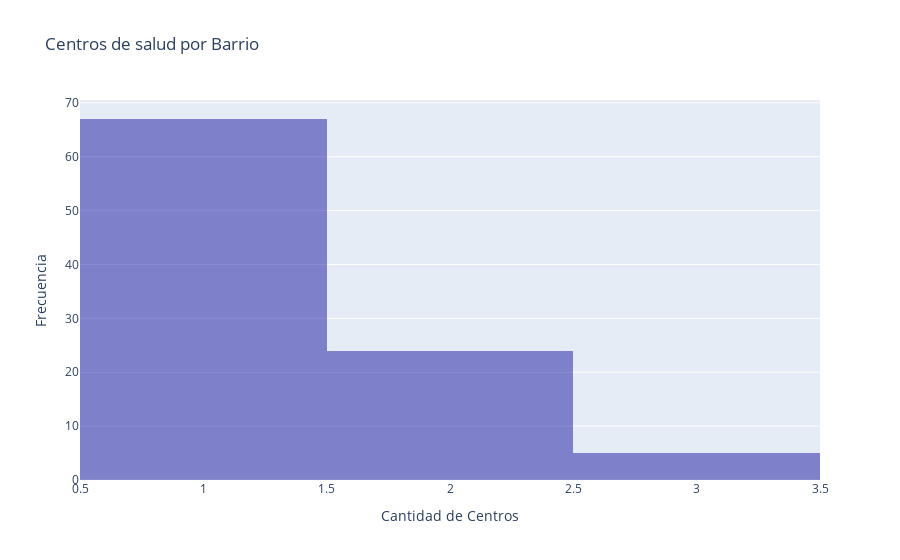

Notebook code cell kept with this figure:
### Code cell
#Dibujamos el histograma para ver la frecuencia de los valores
trace1 = go.Histogram(x = cant_centros_barrio['Cant_Centros_de_Salud'],
                     opacity = 0.75,
                     name = 'Centros de Salud por Barrio',
                     marker = dict(color = 'rgba(0,0,150,0.6)'))


data = [trace1]
layout = go.Layout(barmode='overlay',
                   title= 'Centros de salud por Barrio',
                   xaxis=dict(title='Cantidad de Centros '),
                   yaxis=dict( title='Frecuencia'),
)
fig = go.Figure(data=data, layout=layout)
iplot(fig)

### Figure 1 — Plotly figure (JSON) as saved in the notebook; plotly's stock layout.template omitted (floating-point values rounded to 4 significant figures)
{"data": [{"marker": {"color": "rgba(0,0,150,0.6)"}, "name": "Centros de Salud por Barrio", "opacity": 0.75, "type": "histogram", "x": [1, 1, 1, 2, 1, 2, 1, 1, 1, 2, 1, 1, 1, 1, 1, 2, 1, 1, 1, 1, 1, 1, 2, 1, 2, 2, 1, 1, 2, 1, 1, 1, 3, 1, 1, 1, 1, 2, 1, 2, 2, 1, 2, 1, 2, 2, 1, 3, 1, 3, 2, 1, 2, 1, 2, 1, 1, 1, 1, 2, 3, 2, 3, 2, 1, 1, 1, 1, 1, 2, 1, 1, 1, 1, 1, 1, 1, 1, 1, 1, 1, 1, 1, 1, 1, 1, 1, 1, 2, 1, 1, 1, 1, 2, 2, 1]}], "layout": {"barmode": "overlay", "title": {"text": "Centros de salud por Barrio"}, "xaxis": {"title": {"text": "Cantidad de Centros "}}, "yaxis": {"title": {"text": "Frecuencia"}}}}
